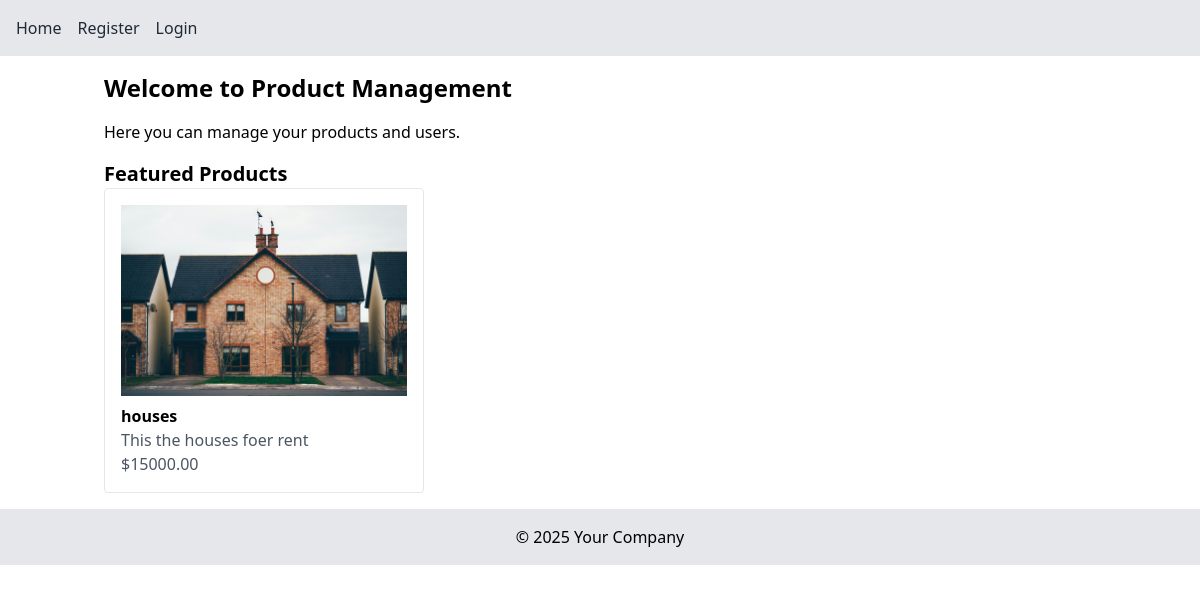
Before: / with the older database file.
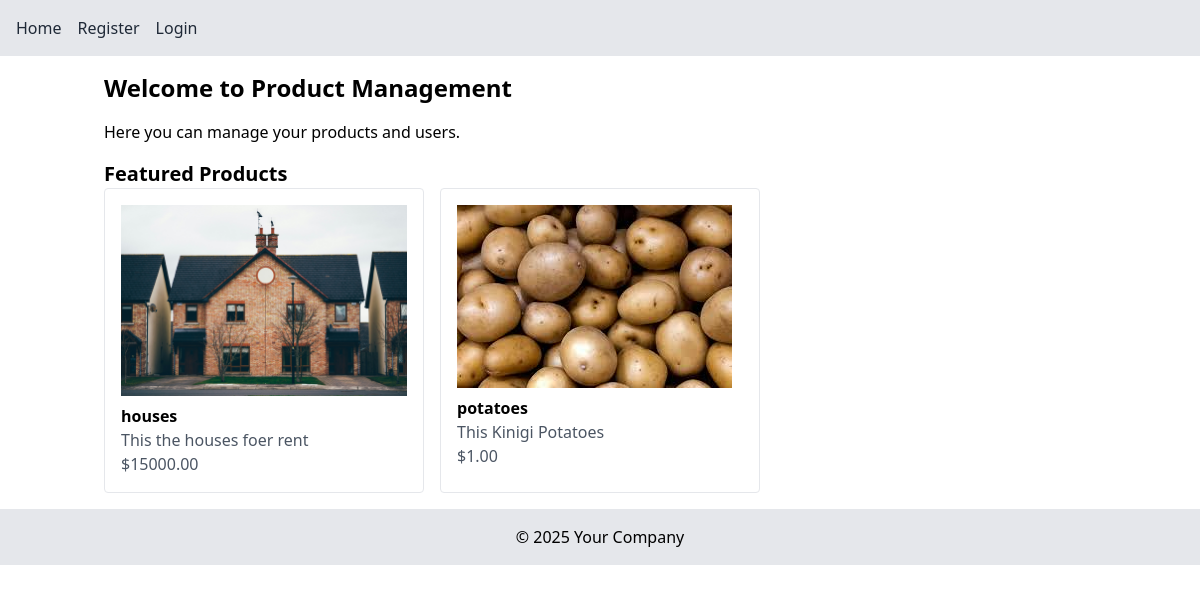
After: the same page with the newer database file.
### product/models.py (models this page shows, shortened)
class Product(models.Model):
    name = models.CharField(max_length=100)
    image = models.ImageField(upload_to='images/products/')
    description = models.TextField()
    price = models.DecimalField(max_digits=10, decimal_places=2)
    user = models.ForeignKey(settings.AUTH_USER_MODEL, on_delete=models.CASCADE, related_name='products')
    created_at = models.DateTimeField(auto_now_add=True)
    updated_at = models.DateTimeField(auto_now=True)

### accounts/views.py (the view)
# urls.py: path('', views.home, name='home'),
def home(request):
    products = Product.objects.all()[:5]
    return render(request, 'home.html', {'products': products})

### accounts/templates/home.html (shortened to what this page needs)
{% extends 'base.html' %}
{% block content %}
    <h2 class="text-2xl font-bold mb-4">Welcome to Product Management</h2>
    <p class="mb-4">Here you can manage your products and users.</p>
    <h3 class="text-xl font-bold mt-4">Featured Products</h3>
    <div class="grid grid-cols-1 sm:grid-cols-2 lg:grid-cols-3 gap-4">
        {% for product in products %}
            <div class="border p-4 rounded">
                <img src="{{ product.image.url }}" alt="{{ product.name }}" class="mb-2">
                <h4 class="font-bold">{{ product.name }}</h4>
                <p class="text-gray-600">{{ product.description }}</p>
                <p class="text-gray-600">${{ product.price }}</p>
            </div>
        {% endfor %}
    </div>
{% endblock %}

### templates/base.html (shortened to what this page needs)
{% load static %}
<!DOCTYPE html>
<html lang="en">
<head>
    <link rel="stylesheet" href="{% static 'css/style.css' %}">
    <script src="https://cdn.tailwindcss.com"></script>
</head>
<body>
 {% include 'navbar.html' %}
<div class="container mx-auto p-4">
    {% block content %}
    {% endblock %}
</div>
<footer class="bg-gray-200 p-4 text-center">
    <p>&copy; 2025 Your Company</p>
</footer>
</body>
</html>

### templates/navbar.html (shortened to what this page needs)
<!DOCTYPE html>
<html lang="en">
<head>
</head>
<body>
    <nav class="bg-gray-200 p-4">
        <ul class="flex space-x-4">
            <li><a href="{% url 'home' %}" class="text-gray-800">Home</a></li>
            {% if user.is_authenticated %}
            <li><a href="{% url 'product_list' %}" class="text-gray-800">Product</a></li>
            <li><a href="#" class="text-gray-800">Manage users</a></li>
            <li><a href="{% url 'logout' %}" class="text-gray-800">Logout</a></li>
            {% else %}
            <li><a href="{% url 'register' %}" class="text-gray-800">Register</a></li>
            <li><a href="{% url 'login' %}" class="text-gray-800">Login</a></li>
            {% endif %}
        </ul>
    </nav>
</body>
</html>

Changed rows visible on the page:
added Product: image (picture), name "potatoes", description "This Kinigi Potatoes", price "1.00"
